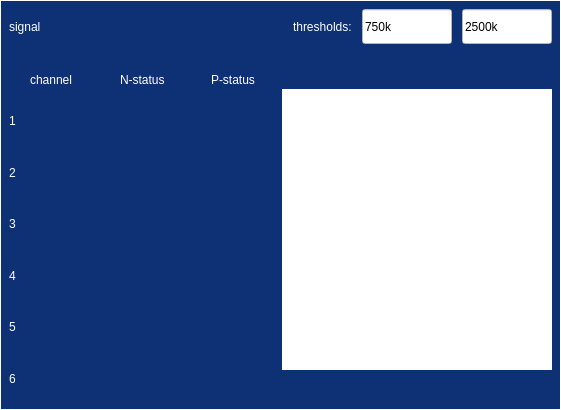
<?xml version="1.0" encoding="UTF-8"?>
<ui version="4.0">
 <class>signal</class>
 <widget class="QWidget" name="signal">
  <property name="geometry">
   <rect>
    <x>0</x>
    <y>0</y>
    <width>561</width>
    <height>410</height>
   </rect>
  </property>
  <property name="sizePolicy">
   <sizepolicy hsizetype="Fixed" vsizetype="Fixed">
    <horstretch>0</horstretch>
    <verstretch>0</verstretch>
   </sizepolicy>
  </property>
  <property name="windowTitle">
   <string>Form</string>
  </property>
  <property name="styleSheet">
   <string notr="true">QWidget#signal{border:1px solid rgb(255,255,255)}
*{
	background-color:rgb(14, 49, 117);
	color:rgb(255,255,255);
}
QLineEdit{
	background-color:rgb(255,255,255);
	color:rgb(0,0,0);
}
QGroupBox{border:none;}</string>
  </property>
  <layout class="QVBoxLayout" name="verticalLayout_4">
   <property name="spacing">
    <number>6</number>
   </property>
   <property name="leftMargin">
    <number>9</number>
   </property>
   <property name="topMargin">
    <number>9</number>
   </property>
   <property name="rightMargin">
    <number>9</number>
   </property>
   <property name="bottomMargin">
    <number>9</number>
   </property>
   <item>
    <widget class="QGroupBox" name="groupBox">
     <property name="title">
      <string/>
     </property>
     <layout class="QVBoxLayout" name="verticalLayout_3">
      <property name="leftMargin">
       <number>0</number>
      </property>
      <property name="topMargin">
       <number>0</number>
      </property>
      <property name="rightMargin">
       <number>0</number>
      </property>
      <property name="bottomMargin">
       <number>0</number>
      </property>
      <item>
       <layout class="QHBoxLayout" name="horizontalLayout_2" stretch="0,0,0,0,0">
        <property name="spacing">
         <number>10</number>
        </property>
        <property name="bottomMargin">
         <number>9</number>
        </property>
        <item>
         <widget class="QLabel" name="label">
          <property name="maximumSize">
           <size>
            <width>16777215</width>
            <height>40</height>
           </size>
          </property>
          <property name="text">
           <string>signal</string>
          </property>
         </widget>
        </item>
        <item>
         <spacer name="horizontalSpacer_3">
          <property name="orientation">
           <enum>Qt::Horizontal</enum>
          </property>
          <property name="sizeHint" stdset="0">
           <size>
            <width>40</width>
            <height>20</height>
           </size>
          </property>
         </spacer>
        </item>
        <item>
         <widget class="QLabel" name="label_13">
          <property name="maximumSize">
           <size>
            <width>16777215</width>
            <height>40</height>
           </size>
          </property>
          <property name="styleSheet">
           <string notr="true"/>
          </property>
          <property name="text">
           <string>thresholds:</string>
          </property>
         </widget>
        </item>
        <item>
         <widget class="QLineEdit" name="lineEdit">
          <property name="minimumSize">
           <size>
            <width>90</width>
            <height>35</height>
           </size>
          </property>
          <property name="maximumSize">
           <size>
            <width>90</width>
            <height>40</height>
           </size>
          </property>
          <property name="styleSheet">
           <string notr="true"/>
          </property>
          <property name="text">
           <string>750k</string>
          </property>
         </widget>
        </item>
        <item>
         <widget class="QLineEdit" name="lineEdit_2">
          <property name="minimumSize">
           <size>
            <width>90</width>
            <height>35</height>
           </size>
          </property>
          <property name="maximumSize">
           <size>
            <width>90</width>
            <height>40</height>
           </size>
          </property>
          <property name="text">
           <string>2500k</string>
          </property>
         </widget>
        </item>
       </layout>
      </item>
      <item>
       <layout class="QHBoxLayout" name="horizontalLayout_4" stretch="1,1">
        <item>
         <layout class="QVBoxLayout" name="verticalLayout_2" stretch="1,7">
          <item>
           <layout class="QHBoxLayout" name="horizontalLayout">
            <property name="topMargin">
             <number>9</number>
            </property>
            <item alignment="Qt::AlignHCenter">
             <widget class="QLabel" name="label_2">
              <property name="maximumSize">
               <size>
                <width>76</width>
                <height>24</height>
               </size>
              </property>
              <property name="text">
               <string>channel</string>
              </property>
             </widget>
            </item>
            <item alignment="Qt::AlignHCenter">
             <widget class="QLabel" name="label_3">
              <property name="maximumSize">
               <size>
                <width>76</width>
                <height>24</height>
               </size>
              </property>
              <property name="text">
               <string>N-status</string>
              </property>
             </widget>
            </item>
            <item alignment="Qt::AlignHCenter">
             <widget class="QLabel" name="label_4">
              <property name="maximumSize">
               <size>
                <width>76</width>
                <height>24</height>
               </size>
              </property>
              <property name="text">
               <string>P-status</string>
              </property>
             </widget>
            </item>
           </layout>
          </item>
          <item>
           <layout class="QHBoxLayout" name="horizontalLayout_3" stretch="1,2">
            <item>
             <layout class="QVBoxLayout" name="verticalLayout">
              <item>
               <widget class="QLabel" name="label_5">
                <property name="text">
                 <string>1</string>
                </property>
               </widget>
              </item>
              <item>
               <widget class="QLabel" name="label_6">
                <property name="text">
                 <string>2</string>
                </property>
               </widget>
              </item>
              <item>
               <widget class="QLabel" name="label_11">
                <property name="text">
                 <string>3</string>
                </property>
               </widget>
              </item>
              <item>
               <widget class="QLabel" name="label_7">
                <property name="text">
                 <string>4</string>
                </property>
               </widget>
              </item>
              <item>
               <widget class="QLabel" name="label_10">
                <property name="text">
                 <string>5</string>
                </property>
               </widget>
              </item>
              <item>
               <widget class="QLabel" name="label_8">
                <property name="text">
                 <string>6</string>
                </property>
               </widget>
              </item>
             </layout>
            </item>
            <item>
             <widget class="QWidget" name="widget_2" native="true"/>
            </item>
           </layout>
          </item>
         </layout>
        </item>
        <item>
         <widget class="QWidget" name="widget" native="true">
          <property name="sizePolicy">
           <sizepolicy hsizetype="Expanding" vsizetype="Expanding">
            <horstretch>0</horstretch>
            <verstretch>0</verstretch>
           </sizepolicy>
          </property>
          <property name="minimumSize">
           <size>
            <width>270</width>
            <height>281</height>
           </size>
          </property>
          <property name="maximumSize">
           <size>
            <width>270</width>
            <height>281</height>
           </size>
          </property>
          <property name="styleSheet">
           <string notr="true">background-color:white;
</string>
          </property>
         </widget>
        </item>
       </layout>
      </item>
     </layout>
    </widget>
   </item>
  </layout>
 </widget>
 <resources/>
 <connections/>
</ui>
